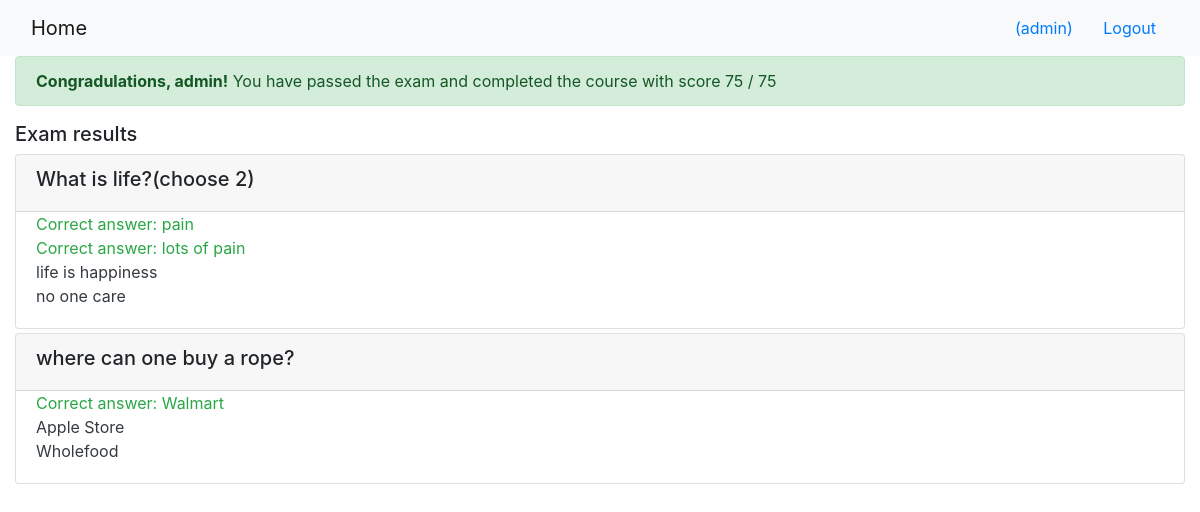
The page /onlinecourse/course/1/submission/1/result/ (signed in) on the database its author committed.
### onlinecourse/models.py (models this page shows, shortened)
class Question(models.Model):
    course = models.ForeignKey(Course,on_delete = models.CASCADE)
    question_text = models.TextField()
    grade = models.IntegerField()

class Choice(models.Model):
    question_id = models.ForeignKey(Question, on_delete=models.CASCADE)
    choice_text = models.TextField()
    is_correct = models.BooleanField(default = False)

### onlinecourse/views.py (the view)
# urls.py: path('course/<int:course_id>/submission/<int:submission_id>/result/', views.show_exam_result, name='show_exam_result'),
def show_exam_result(request, course_id, submission_id):
    course = get_object_or_404(Course, pk = course_id)
    submission = get_object_or_404(Submission,pk = submission_id)
    questions = course.question_set.all()
    score = 0
    for question in questions:
        score += question.grade
    selected_ids = []
    for choice in submission.choices.all():
        selected_ids.append(choice.id)
        if(not choice.is_correct):
            score -= 25
    context = {
        'course': course,
        'selected_ids': selected_ids,
        'score': score,
    }
    return render(request,'onlinecourse/exam_result_bootstrap.html', context)

### onlinecourse/templates/onlinecourse/exam_result_bootstrap.html (shortened to what this page needs)
<!DOCTYPE html>
<html lang="en">
<head>
    {% load static %}
    <link rel="stylesheet" href="https://maxcdn.bootstrapcdn.com/bootstrap/4.5.2/css/bootstrap.min.css">
</head>
<body>
 <nav class="navbar navbar-light bg-light">
    <div class="container-fluid">
        <div class="navbar-header">
              <a class="navbar-brand" href="{% url 'onlinecourse:index' %}">Home</a>
        </div>
        <ul class="nav navbar-nav navbar-right">
            {% if user.is_authenticated %}
            <li>
                <a class="btn btn-link" href="#">{{ user.first_name }}({{ user.username }})</a>
                <a class="btn btn-link" href="{% url 'onlinecourse:logout' %}">Logout</a>
            </li>
            {% endif %}
        </ul>
    </div>
</nav>
<div class="container-fluid">
    {% if grade < 75 is not True %}
    <div class="alert alert-success">
       <strong> Congradulations, {{ user }}!</strong> You have passed the exam and completed the course with score
       {{ score }} /  75
    </div>
    {% else %}
    <div class="alert alert-danger">
        <strong>Failed</strong> Sorry, {{ user }}! You have failed exam with score {{ score }} / 100
    </div>
    <a class="btn btn-link text-danger" href="{% url 'onlinecourse:course_details' course.id %}">Re-test</a>
    {% endif %}
    <div class="card-columns-vertical mt-1">
    <h5 class="">Exam results</h5>
        {% for question in course.question_set.all %}
        <div class="card mt-1">
            <div class="card-header"><h5>{{ question.question_text}}</h5></div>
            <div class="card-body mt-0 pt-0">
            {% for choice in question.choice_set.all %}
                {% if choice.is_correct %}
                    {% if choice.id in selected_ids %}
                    <span class="card-text text-success">Correct answer: {{ choice.choice_text }}<span><br>
                    {% else %}
                    <span class="card-text text-warning">Not selected: {{ choice.choice_text }}</span><br>
                    {% endif %}
                {% else %}
                    {% if choice.id in selected_ids %}
                    <span class="card-text text-danger">Wrong answer: {{ choice.choice_text }}<span><br>
                    {% else %}
                    <span class="card-text text-dark">{{ choice.choice_text }}</span><br>
                    {% endif %}
                {% endif %}
            {% endfor %}
            </div>
        </div>
        {% endfor %}
    </div>
</div>
</body>
</html>

### rows shown on the page
Question: question_text "What is life?(choose 2)"
Choice: choice_text "pain"
Choice: choice_text "lots of pain"
Choice: choice_text "life is happiness"
Choice: choice_text "no one care"
Question: question_text "where can one buy a rope?"
Choice: choice_text "Walmart"
Choice: choice_text "Apple Store"
Choice: choice_text "Wholefood"

### other values the page prints
{{ user.username }} "admin"
{{ user }} "admin"
{{ score }} "75"
